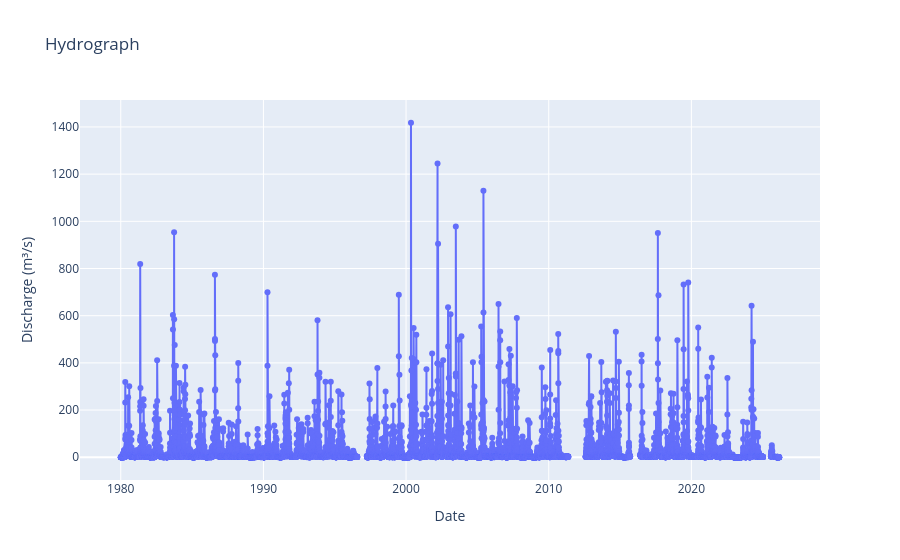

Write notebook code for a chart like this one.
### Markdown cell above
##### Plot hydrograph

### Code cell
fig = go.Figure()

fig.add_trace(go.Scatter(
    x=DISCHARGE_DAILY.index,    
    y=DISCHARGE_DAILY['Discharge'], 
    mode='lines+markers',               
    name='Streamflow (m3/s)'
))

fig.update_layout(
    title=f'Hydrograph',
    xaxis_title='Date',
    yaxis_title='Discharge (m³/s)'
)

fig.show()

### Figure 1 — Plotly figure (JSON) as saved in the notebook; plotly's stock layout.template omitted (floating-point values rounded to 4 significant figures; data arrays with more than 128 entries replaced by an {"elided": "..."} marker saying what was removed)
{"data": [{"mode": "lines+markers", "name": "Streamflow (m3/s)", "type": "scatter", "x": {"elided": "16861 str values"}, "y": {"elided": "16861 float values"}}], "layout": {"title": {"text": "Hydrograph"}, "xaxis": {"title": {"text": "Date"}}, "yaxis": {"title": {"text": "Discharge (m³/s)"}}}}
